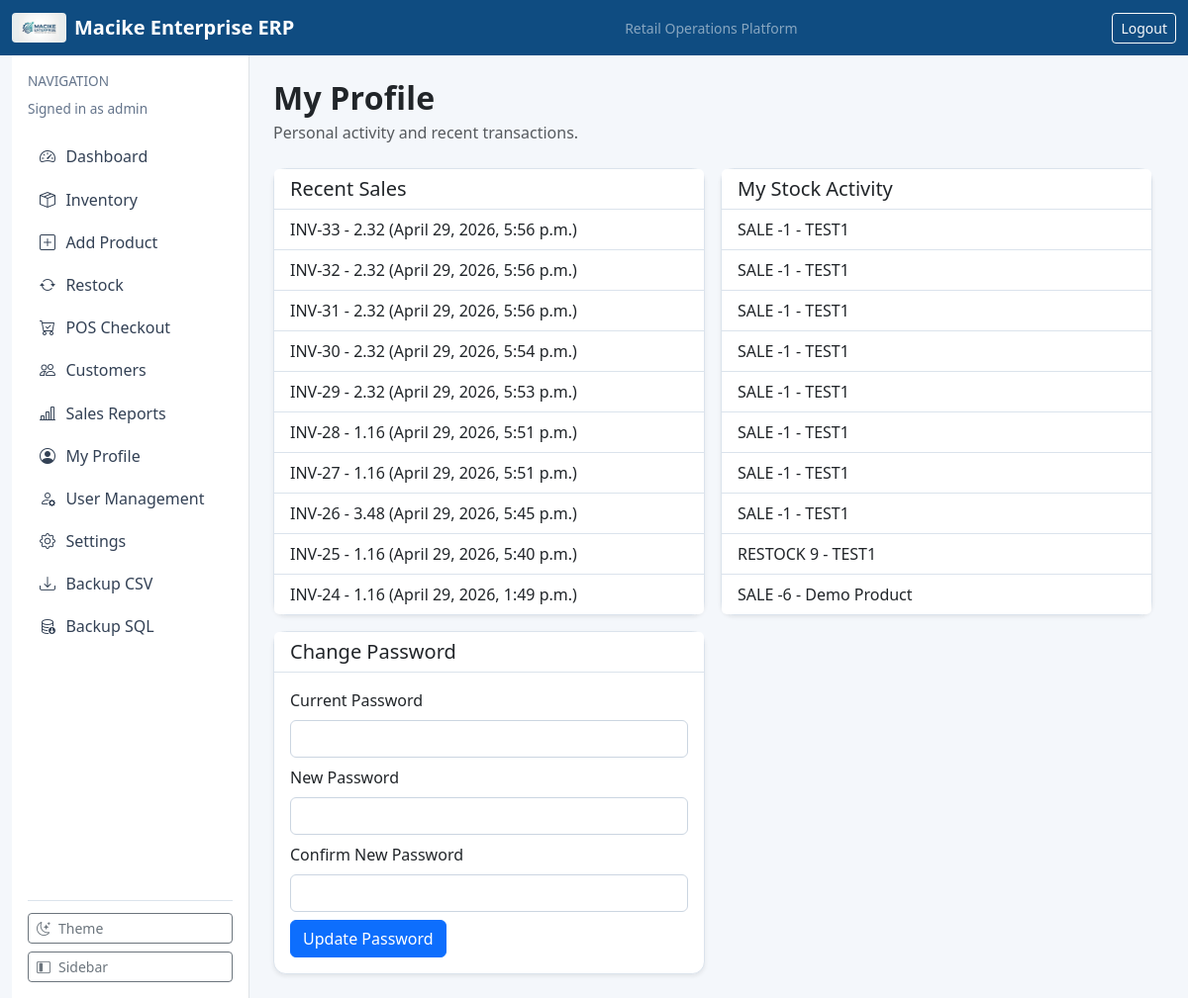
The app's page /profile/ (signed in), older data.
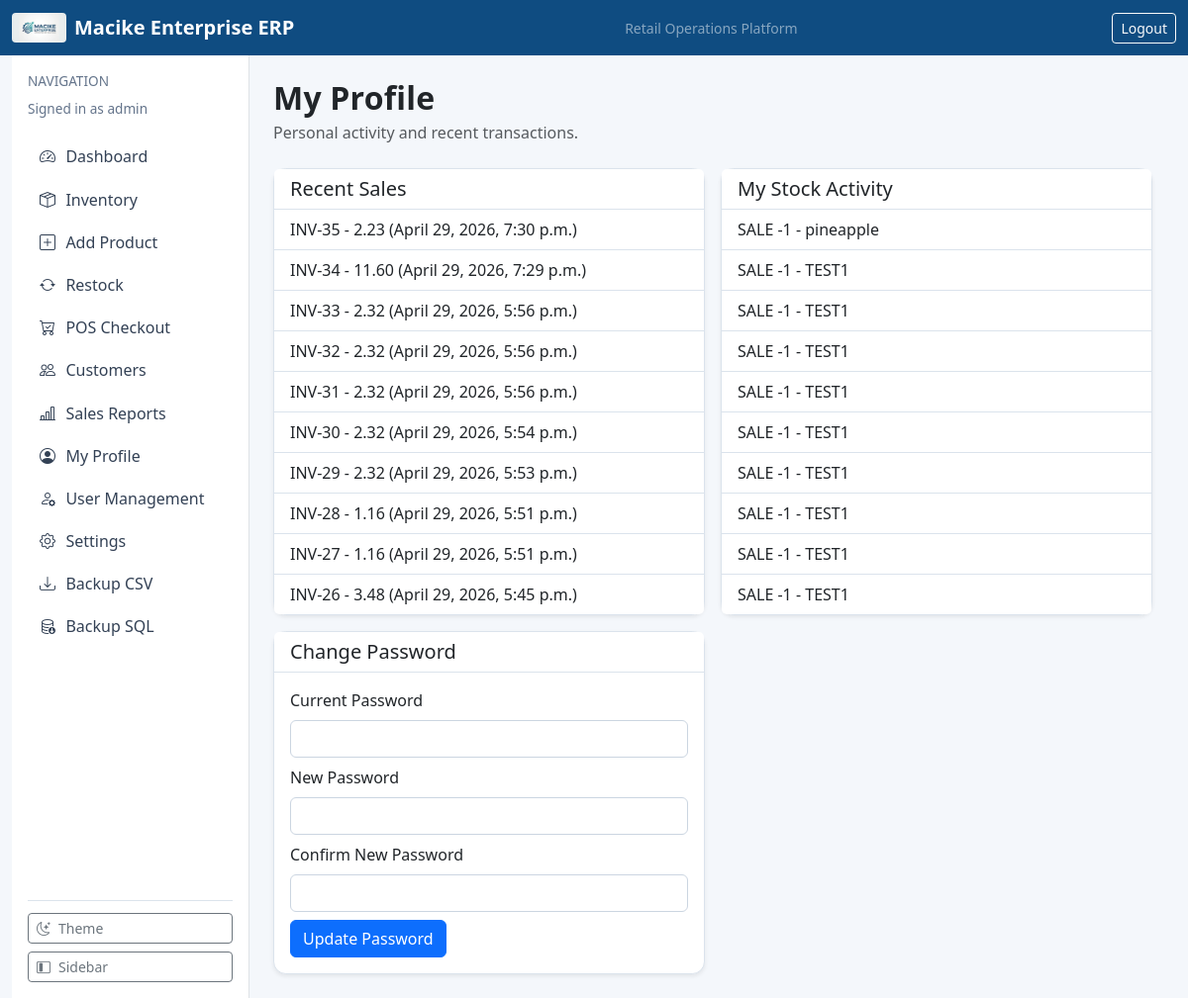
The same page, newer data.
### sales/models.py (models this page shows, shortened)
class SalesInvoice(models.Model):
    class Status(models.TextChoices):
        PENDING_PAYMENT = "PENDING_PAYMENT", "Pending Payment"
        PAID = "PAID", "Paid"
        FAILED = "FAILED", "Failed"
    class PaymentMethod(models.TextChoices):
        CASH = "CASH", "Cash"
        MPESA = "MPESA", "M-Pesa"
        CARD = "CARD", "Card"
    cashier = models.ForeignKey(settings.AUTH_USER_MODEL, on_delete=models.PROTECT, related_name="invoices")
    customer = models.ForeignKey(Customer, on_delete=models.SET_NULL, null=True, blank=True, related_name="invoices")
    customer_name = models.CharField(max_length=100, default="")
    discount_amount = models.DecimalField(
        max_digits=12,
        decimal_places=2,
        default=0,
        help_text="Absolute discount applied before VAT (from line subtotal).",
    )
    discount_percent = models.DecimalField(
        max_digits=7,
        decimal_places=2,
        null=True,
        blank=True,
        help_text="Percent snapshot at checkout (for display/audit).",
    )
    total_amount = models.DecimalField(max_digits=12, decimal_places=2, default=0)
    tax_amount = models.DecimalField(max_digits=12, decimal_places=2, default=0)
    payment_method = models.CharField(max_length=20, choices=PaymentMethod.choices, default=PaymentMethod.CASH)
    status = models.CharField(max_length=20, choices=Status.choices, default=Status.PAID)
    due_date = models.DateField(default=timezone.localdate)
    timestamp = models.DateTimeField(auto_now_add=True)
    class Meta:
        ordering = ["-timestamp"]

### inventory/models.py (models this page shows, shortened)
class StockAuditLog(models.Model):
    class ActionType(models.TextChoices):
        RESTOCK = "RESTOCK", "Restock"
        SALE = "SALE", "Sale"
        RETURN = "RETURN", "Return"
        DAMAGE = "DAMAGE", "Damage"
    product = models.ForeignKey(Product, on_delete=models.PROTECT, related_name="audit_logs")
    user = models.ForeignKey(settings.AUTH_USER_MODEL, on_delete=models.PROTECT, related_name="stock_actions")
    action_type = models.CharField(max_length=10, choices=ActionType.choices)
    quantity_changed = models.IntegerField()
    remarks = models.TextField(blank=True)
    timestamp = models.DateTimeField(auto_now_add=True)
    class Meta:
        ordering = ["-timestamp"]

class Product(models.Model):
    category = models.ForeignKey(ProductCategory, on_delete=models.PROTECT, related_name="products")
    supplier = models.ForeignKey(Supplier, on_delete=models.SET_NULL, blank=True, null=True, related_name="products")
    name = models.CharField(max_length=200)
    sku = models.CharField(max_length=50, unique=True)
    cost_price = models.DecimalField(max_digits=10, decimal_places=2, validators=[MinValueValidator(0)])
    selling_price = models.DecimalField(max_digits=10, decimal_places=2, validators=[MinValueValidator(0)])
    quantity = models.PositiveIntegerField(default=0)
    reorder_level = models.PositiveIntegerField(default=10)

### accounts/views.py (the view)
# urls.py: path("profile/", profile_view, name="profile"),
@login_required
def profile_view(request):
    pwd_form = ProfilePasswordChangeForm(request.POST or None, user=request.user)
    if request.method == "POST" and pwd_form.is_valid():
        request.user.set_password(pwd_form.cleaned_data["new_password"])
        request.user.save(update_fields=["password"])
        messages.success(request, "Password updated successfully. Please log in again.")
        return redirect("logout")
    recent_invoices = SalesInvoice.objects.filter(cashier=request.user)[:10]
    recent_activity = StockAuditLog.objects.filter(user=request.user)[:10]
    return render(
        request,
        "accounts/profile.html",
        {"recent_invoices": recent_invoices, "recent_activity": recent_activity, "pwd_form": pwd_form},
    )

### accounts/forms.py (shortened to what this page needs)
class ProfilePasswordChangeForm(forms.Form):
    current_password = forms.CharField(widget=forms.PasswordInput, label="Current Password")
    new_password = forms.CharField(widget=forms.PasswordInput, label="New Password")
    confirm_new_password = forms.CharField(widget=forms.PasswordInput, label="Confirm New Password")
    def __init__(self, *args, user=None, **kwargs):
        super().__init__(*args, **kwargs)
        self.user = user
        for field in self.fields.values():
            field.widget.attrs["class"] = "form-control"

### dashboard/context_processors.py (called while the page is built)
def app_settings(request):
    return {"app_settings": AppSettings.get_solo()}

### dashboard/models.py (called while the page is built)
    @classmethod
    def get_solo(cls):
        obj, _ = cls.objects.get_or_create(pk=1)
        return obj

### templates/accounts/profile.html (shortened to what this page needs)
{% extends "base.html" %}
{% block content %}
<div class="d-flex justify-content-between align-items-center mb-4">
    <div>
        <h2 class="section-title mb-1">My Profile</h2>
        <p class="text-muted mb-0">Personal activity and recent transactions.</p>
    </div>
</div>
<div class="row g-3">
    <div class="col-md-6">
        <div class="card shadow-sm">
            <div class="card-header"><h5 class="mb-0">Recent Sales</h5></div>
            <ul class="list-group list-group-flush">
                {% for inv in recent_invoices %}
                    <li class="list-group-item">INV-{{ inv.id }} - {{ inv.total_amount }} ({{ inv.timestamp }})</li>
                {% empty %}
                    <li class="list-group-item">No sales yet.</li>
                {% endfor %}
            </ul>
        </div>
    </div>
    <div class="col-md-6">
        <div class="card shadow-sm">
            <div class="card-header"><h5 class="mb-0">My Stock Activity</h5></div>
            <ul class="list-group list-group-flush">
                {% for log in recent_activity %}
                    <li class="list-group-item">{{ log.action_type }} {{ log.quantity_changed }} - {{ log.product.name }}</li>
                {% empty %}
                    <li class="list-group-item">No stock actions yet.</li>
                {% endfor %}
            </ul>
        </div>
    </div>
    <div class="col-md-6">
        <div class="card shadow-sm">
            <div class="card-header"><h5 class="mb-0">Change Password</h5></div>
            <div class="card-body">
                <form method="post" class="row g-2">
                    {% for field in pwd_form %}
                    <div class="col-12">
                        <label class="form-label">{{ field.label }}</label>
                        {{ field }}
                    </div>
                    {% endfor %}
                    <div class="col-12">
                        <button type="submit" class="btn btn-primary">Update Password</button>
                    </div>
                </form>
            </div>
        </div>
    </div>
</div>
{% endblock %}

Row changes from the older to the newer data that the page shows:
no longer on this page (row unchanged): SalesInvoice: id "25", total_amount "1.16", timestamp "April 29, 2026, 5:40 p.m."
no longer on this page (row unchanged): SalesInvoice: id "24", total_amount "1.16", timestamp "April 29, 2026, 1:49 p.m."
no longer on this page (row unchanged): StockAuditLog: action_type "RESTOCK", quantity_changed "9", product.name "TEST1"
no longer on this page (row unchanged): StockAuditLog: action_type "SALE", quantity_changed "-6", product.name "Demo Product"
added SalesInvoice: id "35", total_amount "2.23", timestamp "April 29, 2026, 7:30 p.m."
added SalesInvoice: id "34", total_amount "11.60", timestamp "April 29, 2026, 7:29 p.m."
added StockAuditLog: action_type "SALE", quantity_changed "-1", product.name "pineapple"
added StockAuditLog: action_type "SALE", quantity_changed "-1", product.name "TEST1"
